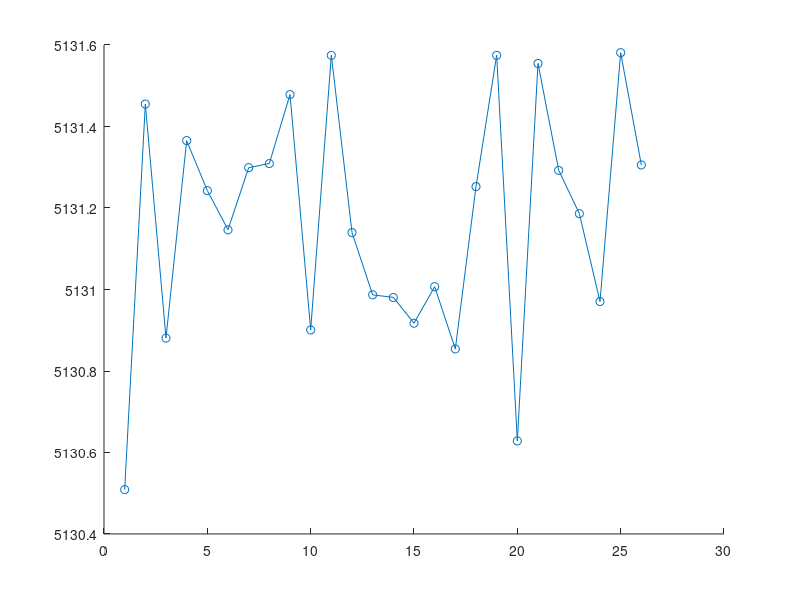

The MATLAB script that drew this image: (Note: this script raises an error after producing the figure.)
data = [
15448.0, 15456.0, 15459.0, 15456.0, 15456.0, 15454.0, 15454.0, 15457.0, 15453.0, 15459.0, 15451.0, 15456.0, 15456.0, 15455.0, 15457.0, 15453.0, 15454.0, 15456.0, 15457.0, 15456.0, 15458.0, 15457.0, 15450.0, 15456.0, 15455.0, 15458.0;
15458.0, 15454.0, 15455.0, 15453.0, 15458.0, 15454.0, 15459.0, 15451.0, 15457.0, 15455.0, 15459.0, 15454.0, 15458.0, 15452.0, 15455.0, 15453.0, 15452.0, 15458.0, 15457.0, 15453.0, 15457.0, 15455.0, 15455.0, 15458.0, 15456.0, 15454.0;
15455.0, 15459.0, 15453.0, 15456.0, 15456.0, 15450.0, 15458.0, 15458.0, 15455.8, 15458.2, 15454.0, 15452.4, 15455.6, 15459.0, 15451.0, 15454.0, 15453.4, 15455.6, 15456.0, 15455.0, 15457.0, 15455.0, 15455.0, 15456.0, 15458.0, 15451.0;
15455.0, 15454.0, 15450.0, 15457.5, 15456.2, 15455.3, 15455.9, 15458.1, 15453.4, 15450.6, 15460.7, 15455.9, 15458.5, 15452.0, 15450.8, 15459.0, 15456.8, 15454.2, 15455.2, 15450.8, 15460.0, 15456.0, 15454.1, 15454.9, 15456.0, 15456.0;
15452.0, 15457.0, 15452.1, 15458.9, 15452.9, 15456.6, 15455.5, 15454.1, 15457.1, 15454.0, 15457.1, 15454.6, 15458.5, 15452.6, 15454.8, 15456.6, 15453.4, 15454.6, 15456.5, 15455.8, 15457.5, 15451.3, 15457.5, 15450.9, 15457.2, 15457.8;
15445.0, 15460.9, 15452.1, 15456.9, 15454.5, 15455.6, 15455.9, 15457.5, 15452.9, 15456.0, 15462.6, 15450.9, 15450.2, 15455.1, 15453.4, 15464.0, 15452.0, 15457.1, 15458.9, 15446.0, 15456.9, 15457.2, 15455.8, 15455.3, 15456.7, 15451.4;
15455.0, 15456.2, 15455.9, 15455.7, 15456.8, 15455.0, 15456.8, 15455.6, 15463.6, 15446.9, 15457.1, 15458.5, 15452.2, 15454.1, 15453.7, 15451.9, 15455.6, 15455.9, 15456.5, 15454.2, 15457.8, 15452.9, 15455.8, 15456.1, 15458.4, 15455.5;
15451.9, 15455.5, 15455.3, 15455.6, 15456.2, 15458.7, 15451.9, 15459.2, 15455.0, 15453.5, 15452.7, 15455.0, 15457.1, 15457.5, 15456.6, 15450.5, 15456.7, 15454.6, 15453.9, 15453.5, 15454.7, 15457.3, 15457.7, 15452.4, 15457.5, 15456.1;
15458.7, 15454.6, 15453.9, 15452.4, 15457.7, 15457.6, 15454.1, 15453.1, 15458.9, 15454.7, 15458.0, 15460.5, 15443.1, 15456.5, 15456.9, 15453.9, 15455.6, 15454.4, 15460.1, 15453.6, 15453.3, 15456.5, 15456.7, 15454.7, 15454.2, 15458.3;
15454.8, 15454.7, 15458.3, 15457.2, 15451.2, 15455.8, 15456.1, 15453.9, 15455.9, 15457.3, 15453.3, 15454.6, 15458.6, 15453.8, 15456.5, 15452.5, 15454.3, 15455.4, 15454.4, 15459.1, 15452.7, 15458.8, 15456.2, 15453.0, 15456.7, 15459.3;
];

data = data * 0.332;

column_means = mean(data, 1);

t = mean(data(:))

% 获取数据的行数和列数
[numRows, numCols] = size(data);

% 创建一个新的图形窗口
figure;

% 绘制每列的趋势图但初始状态为不可见
hold on;
plot(column_means, '-o');
h = gobjects(numCols, 1); % 创建一个存储线对象的数组
for row = 1:numRows
    h(row) = plot(data(row, :), 'DisplayName', ['行 ' num2str(row)], 'Visible', 'off');
end
hold off;

% 添加图例和标签
legend('show');
xlabel('行号');
ylabel('值');
title('第778到787行各列的趋势图');

% 创建表格数据
tableData = cell(numCols, 2);
for row = 1:numRows
    tableData{row, 1} = ['行 ' num2str(row)];
    tableData{row, 2} = false; % 初始状态为不可见
end

% 创建uitable控件
uit = uitable('Data', tableData, 'RowName', {'线条', '可见'}, ...
              'ColumnEditable', [false true], 'CellEditCallback', @(src, event) toggleLineTable(src, event, h), ...
              'Position', [20 20 300 300]);

% 调整表格列宽
uit.ColumnWidth = {100, 50};


function toggleLineTable(src, event, h)
    % 切换线条的可见性
    colIndex = event.Indices(1); % 获取被编辑的行索引
    if event.NewData
        h(colIndex).Visible = 'on';
    else
        h(colIndex).Visible = 'off';
    end
end
